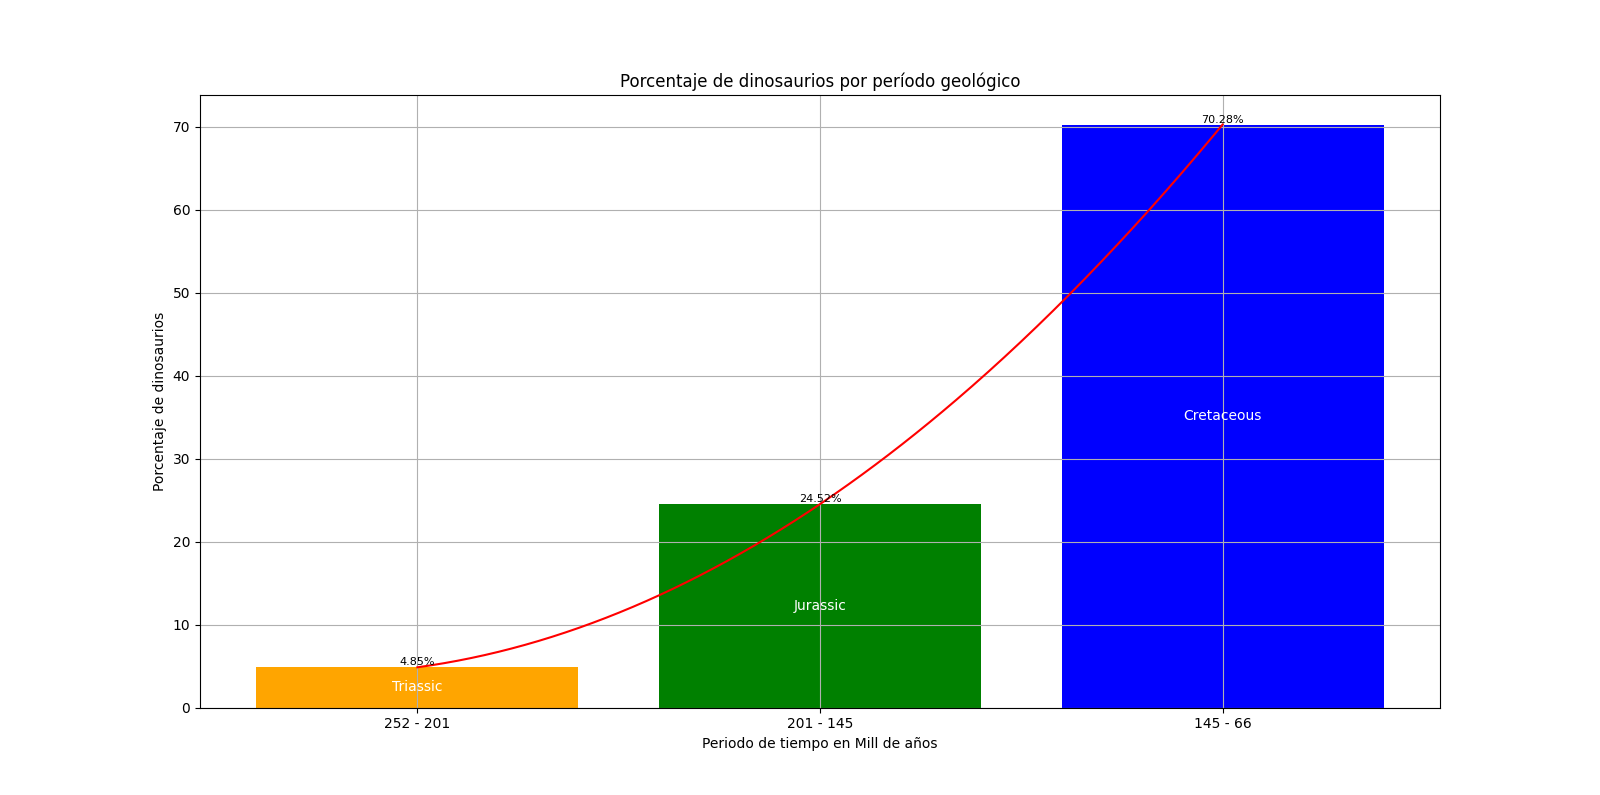

Reproduce this figure in Python.
import pandas as pd
import matplotlib.pyplot as plt
import numpy as np

# Cargar el nuevo conjunto de datos
data = pd.read_csv("dinosaur.csv")

# Convertir los subtipos de período geológico a un período principal
period_mappings = {
    "Triassic": ["Triassic", "Triassic/Jurassic", "Triassic or Jurassic"],
    "Jurassic": ["Jurassic", "Early Jurassic", "Late Jurassic", "Middle Jurassic", "Jurassic/Cretaceous"],
    "Cretaceous": ["Cretaceous", "Early Cretaceous", "Early-Late Cretaceous", "Late Cretaceous"]
}

# Límites de tiempo en millones de años para cada período geológico (ejemplo)
time_limits = {
    "Triassic": (252, 201),
    "Jurassic": (201, 145),
    "Cretaceous": (145, 66)
}

# Calcular la cantidad de dinosaurios en cada período
period_counts = data['Period'].value_counts()
total_dinosaurs = period_counts.sum()

# Calcular el porcentaje de dinosaurios en cada período
period_percentages = {}
for main_period, sub_periods in period_mappings.items():
    period_percentages[main_period] = sum(period_counts.get(sub_period, 0) for sub_period in sub_periods) / total_dinosaurs * 100

# Crear el gráfico de línea de tiempo con columnas y curva de porcentaje
plt.figure(figsize=(12, 6))

# Barras verticales para los porcentajes
for i, (period, percentage) in enumerate(period_percentages.items()):
    bar_color = 'blue' if period == "Cretaceous" else 'green' if period == "Jurassic" else 'orange'
    plt.bar(i, percentage, color=bar_color)
    plt.text(i, percentage, f'{percentage:.2f}%', ha='center', va='bottom', fontsize=8)

    # Agregar etiquetas dentro de las barras
    plt.text(i, percentage / 2, period, ha='center', va='center', color='white', fontsize=10)

# Crear una curva suavizada que pase a través de los puntos de porcentaje
x = np.arange(len(period_percentages))
y = list(period_percentages.values())
z = np.polyfit(x, y, 2)
p = np.poly1d(z)
x_new = np.linspace(x.min(), x.max(), 300)
y_smooth = p(x_new)

# Trazar la curva suavizada
plt.plot(x_new, y_smooth, color='red', linestyle='-')

# Etiquetas de los períodos
plt.xticks(range(len(period_percentages)), period_percentages.keys())

# Cambiar las etiquetas del eje X para que representen la línea de tiempo en millones de años
plt.gca().set_xticklabels([f'{time_limits[period][0]} - {time_limits[period][1]}' for period in period_percentages.keys()])

# Etiqueta del eje Y
plt.ylabel('Porcentaje de dinosaurios')

# Título del gráfico
plt.title('Porcentaje de dinosaurios por período geológico')

# Agregar una etiqueta debajo del eje X
plt.xlabel('Periodo de tiempo en Mill de años')

# Mostrar el gráfico
plt.grid(True)
plt.show()
